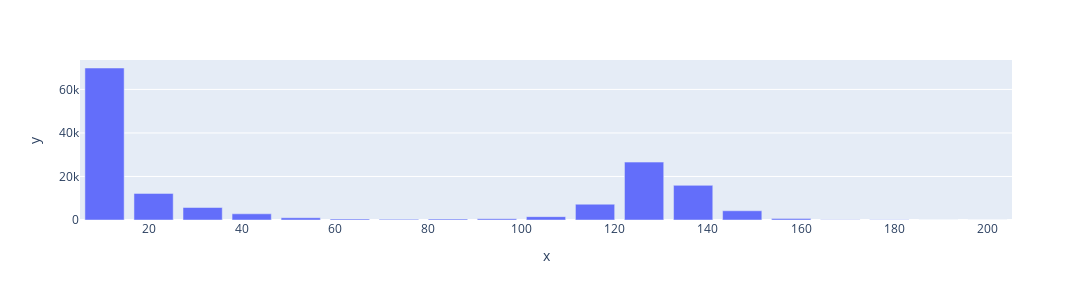

The notebook cell saved with this chart:
### Code cell
import plotly.express as px
import numpy as np

# Compute the downloads/views ratio histogram
keywords_histogram, histogram_intervals = np.histogram(
    keywords_summary, 
    bins=np.linspace(0,200,20)
)

# Plot the histogram
display(px.bar(
    y=keywords_histogram, 
    x=histogram_intervals[1:], 
    height=300,
    width=1500,
))

### Figure 1 — Plotly figure (JSON) as saved in the notebook; plotly's stock layout.template omitted (floating-point values rounded to 4 significant figures)
{"data": [{"alignmentgroup": "True", "hovertemplate": "x=%{x}<br>y=%{y}<extra></extra>", "legendgroup": "", "marker": {"color": "#636efa"}, "name": "", "offsetgroup": "", "orientation": "v", "showlegend": false, "textposition": "auto", "type": "bar", "x": [10.53, 21.05, 31.58, 42.11, 52.63, 63.16, 73.68, 84.21, 94.74, 105.3, 115.8, 126.3, 136.8, 147.4, 157.9, 168.4, 178.9, 189.5, 200], "xaxis": "x", "y": [69839, 12221, 5745, 2843, 1038, 466, 301, 441, 597, 1540, 7257, 26602, 15917, 4237, 651, 171, 76, 34, 6], "yaxis": "y"}], "layout": {"barmode": "relative", "height": 300, "legend": {"tracegroupgap": 0}, "margin": {"t": 60}, "width": 1500, "xaxis": {"anchor": "y", "domain": [0, 1], "title": {"text": "x"}}, "yaxis": {"anchor": "x", "domain": [0, 1], "title": {"text": "y"}}}}
